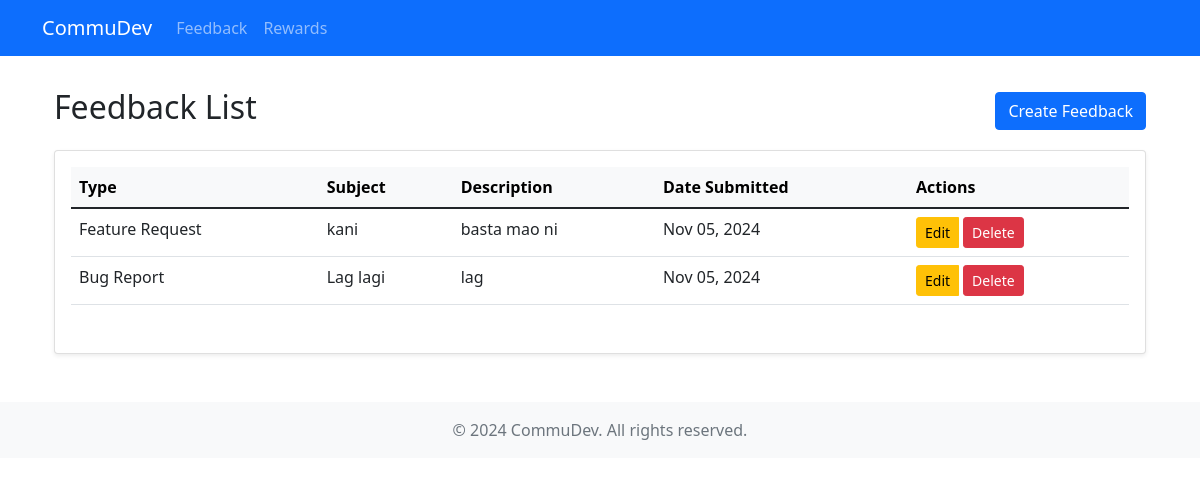
The app's page /feedback/list/ with its own data.
### feedback/models.py (models this page shows, shortened)
class Feedback(models.Model):
    FEEDBACK_TYPES = [
        ('bug', 'Bug Report'),
        ('feature', 'Feature Request'),
        ('general', 'General Feedback'),
    ]
    feedback_id = models.AutoField(primary_key=True)
    user = models.ForeignKey(
        settings.AUTH_USER_MODEL,
        on_delete=models.CASCADE,
        related_name='feedbacks',
        null=True,
        blank=True
    )
    feedback_type = models.CharField(max_length=100, choices=FEEDBACK_TYPES)
    subject = models.CharField(max_length=255)
    description = models.TextField()
    date_submitted = models.DateTimeField(auto_now_add=True)
    date_resolved = models.DateTimeField(null=True, blank=True)
    class Meta:
        ordering = ['-date_submitted']

### feedback/views.py (the view)
# urls.py: path('list/', views.FeedbackListView.as_view(), name='feedback-list'),
class FeedbackListView(generic.ListView):
    model = Feedback
    template_name = 'feedback/list.html'
    context_object_name = 'feedbacks'

### feedback/templates/feedback/list.html (shortened to what this page needs)
{% extends 'base.html' %}
{% load form_filters %}
{% block content %}
<div class="container mt-4">
    <div class="d-flex justify-content-between align-items-center mb-3">
        <h2>Feedback List</h2>
        <a href="{% url 'feedback-create' %}" class="btn btn-primary">Create Feedback</a>
    </div>
    <div class="card">
        <div class="card-body">
            <div class="table-responsive">
                <table class="table table-hover">
                    <thead class="table-light">
                        <tr>
                            <th>Type</th>
                            <th>Subject</th>
                            <th>Description</th>
                            <th>Date Submitted</th>
                            <th>Actions</th>
                        </tr>
                    </thead>
                    <tbody>
                        {% for feedback in object_list %}
                        <tr>
                            <td>{{ feedback.get_feedback_type_display }}</td>
                            <td>{{ feedback.subject }}</td>
                            <td>{{ feedback.description|truncatechars:50 }}</td>
                            <td>{{ feedback.date_submitted|date:"M d, Y" }}</td>
                            <td>
                                <div class="btn-group" role="group">
                                    <a href="{% url 'feedback-edit' feedback.feedback_id %}" class="btn btn-sm btn-warning">Edit</a>
                                    <form action="{% url 'feedback-delete' feedback.feedback_id %}" method="post" class="d-inline">
                                        <button type="submit" class="btn btn-sm btn-danger"
                                            onclick="return confirm('Are you sure you want to delete this feedback?')">Delete</button>
                                    </form>
                                </div>
                            </td>
                        </tr>
                        {% empty %}
                        <tr>
                            <td colspan="5" class="text-center">No feedback found.</td>
                        </tr>
                        {% endfor %}
                    </tbody>
                </table>
            </div>
        </div>
    </div>
</div>
{% endblock %}

### feedback/templates/base.html (style rules this page uses)
.table-responsive { margin-bottom: 1rem; }
.card { box-shadow: 0 0.125rem 0.25rem rgba(0, 0, 0, 0.075); }
.btn-group { gap: 0.25rem; }

### records on screen
Feedback: feedback_type "Feature Request", subject "kani", description "basta mao ni", date_submitted "Nov 05, 2024"
Feedback: feedback_type "Bug Report", subject "Lag lagi", description "lag", date_submitted "Nov 05, 2024"
